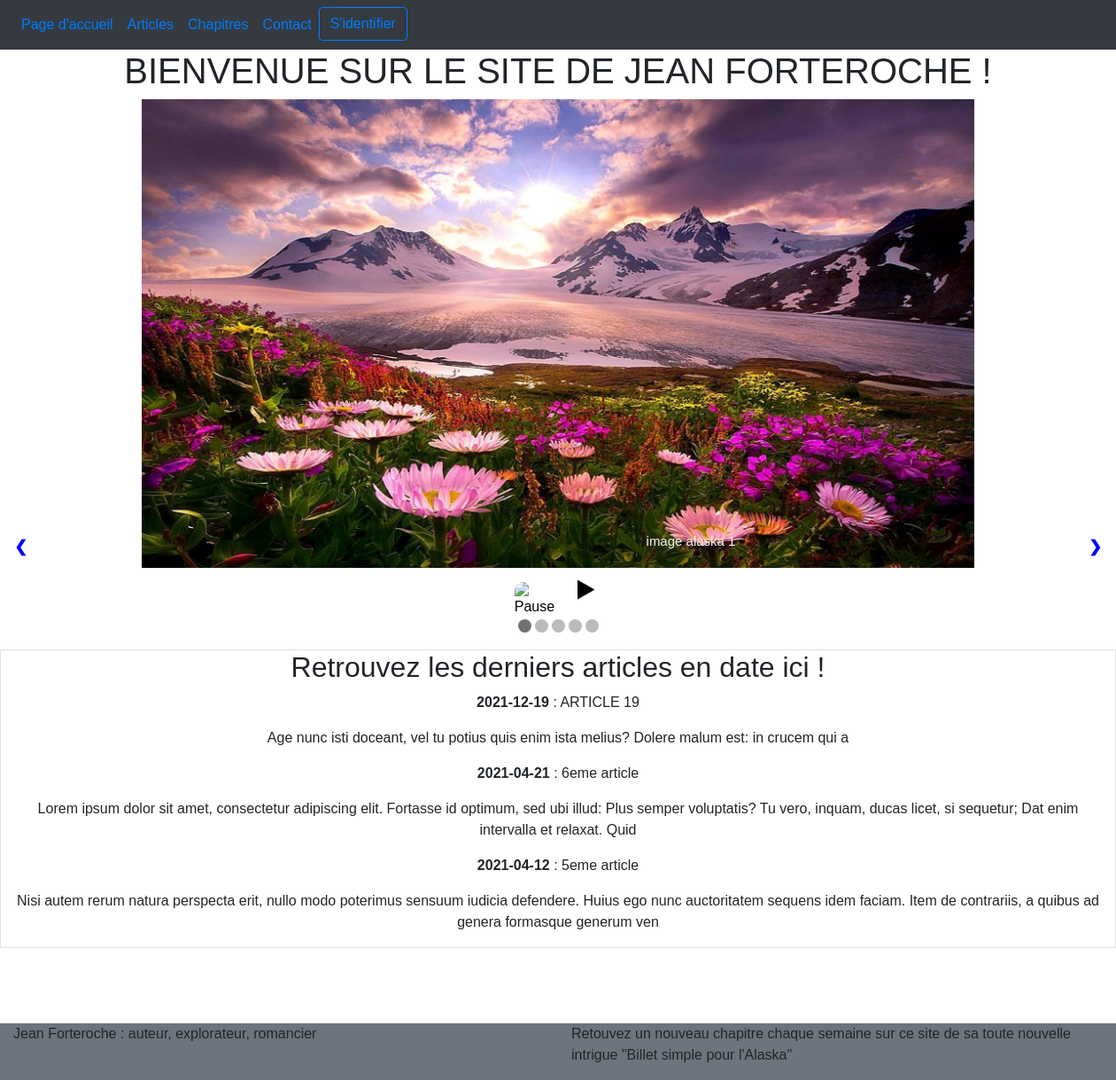
The page / on the database its author committed.
### tables this page shows
CREATE TABLE `articles` (
  `id` int(11) NOT NULL,
  `date_publication` date NOT NULL,
  `titre` varchar(30) NOT NULL,
  `contenu` text NOT NULL
);

### model/article_manager.php (called while the page is built, shortened)
<?php
class ArticleManager extends Manager {
    public function getLastArticle() {
        $db = $this ->dbconnect();
        $req = $db -> query("SELECT id, date_publication, titre, SUBSTRING(contenu, 1, 200) AS contenu FROM articles ORDER BY date_publication DESC LIMIT 3");
        return $req;
    }
}
?>

### controller/article_controller.php (the view, shortened to what this page needs)
<?php
require_once('model/article_manager.php');
class ArticleController {
    public function afficheArticle() {
        $articleManager = new ArticleManager;
        $reponse = $articleManager -> getLastArticle();
        while($donnes = $reponse -> fetch()) {
            ?>
            <p>
                <strong><?php echo $donnes['date_publication']; ?></strong> : <?php echo $donnes['titre']; ?> <br/>
                <?php echo $donnes['contenu']; ?>
            </p>
            <?php
        }
    }
}
?>

### public/css/style.css (style rules this page uses)
* { box-sizing: border-box }
body { font-family: Verdana, sans-serif; margin:0 }

### rows shown on the page
articles: date_publication "2021-12-19", titre "ARTICLE 19", contenu "Age nunc isti doceant, vel tu potius quis enim ista melius? Dolere malum est: in crucem qui a"
articles: date_publication "2021-04-21", titre "6eme article", contenu "Lorem ipsum dolor sit amet, consectetur adipiscing elit. Fortasse id optimum, sed ubi illud: Plus semper voluptatis? Tu vero, inquam, ducas licet, si sequetur; Dat enim intervalla et relaxat. Quid"
articles: date_publication "2021-04-12", titre "5eme article", contenu "Nisi autem rerum natura perspecta erit, nullo modo poterimus sensuum iudicia defendere. Huius ego nunc auctoritatem sequens idem faciam. Item de contrariis, a quibus ad genera formasque generum ven"
